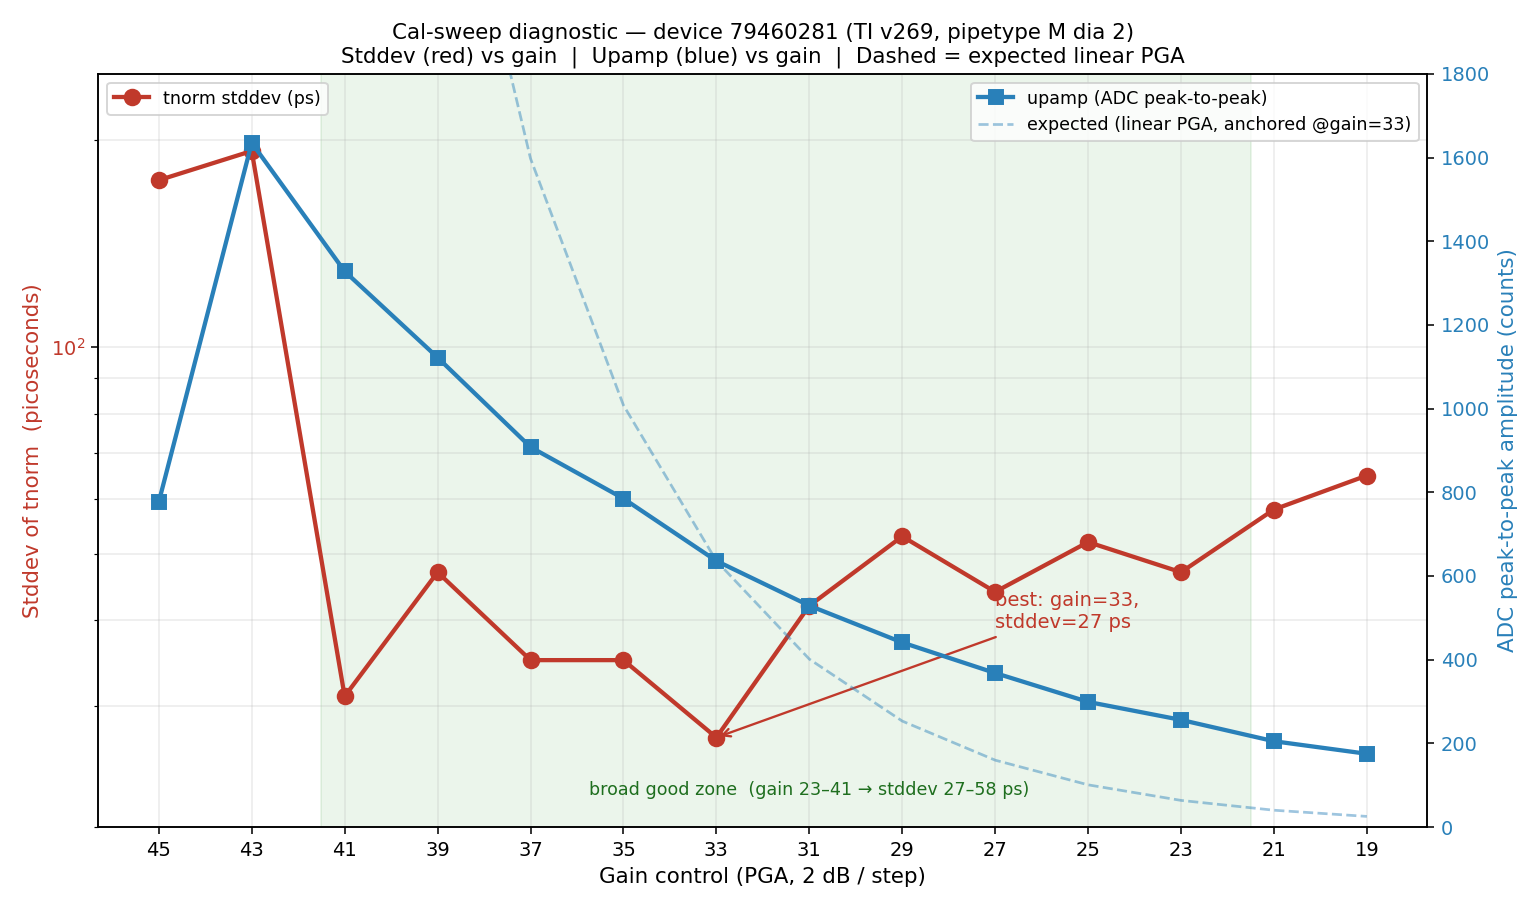

Here is the Python script that generated this plot:
"""
Plot stddev-vs-gain and upamp-vs-gain from the 2026-05-30 bench log
(device 79460281, pipetype M dia 2, blank 35us, TI v269).

Stddev mapping caveat: INFO packets report duneInfo.tnormStddev = stddev of the
PREVIOUS step (the one just finished), because cal.c sets tnormStddev BEFORE
apply_gain steps down. So "gain=43 stddev=175" means stddev at gain=45 was 175.
The table below is corrected — gain column = the gain that produced the stddev.

upamp is per-aggregate (set by dunePostMeas after every USS measurement) so
its gain alignment is direct: upamp values at "gain=X" in INFO are at gain X.
"""

import matplotlib.pyplot as plt
import numpy as np

# (gain, stddev_ps, upamp_avg)
# upamp_avg = average of stable upamp readings observed at that gain
# Initial-transient upamp samples (right after apply_gain) excluded where obvious.
data = [
    (45, 175,  777),
    (43, 193, 1635),   # avg of 1627, 1643
    (41,  31, 1328),   # avg of 1333, 1322
    (39,  47, 1122),   # avg of 1123, 1123, 1119
    (37,  35,  908),   # avg of 912, 903
    (35,  35,  785),   # avg of 788, 784, 782
    (33,  27,  636),   # avg of 636, 637 (later metering: 628, 625, 630, 641 ≈ 631)
    (31,  42,  529),   # avg of 528, 530 (631 looked like transient from gain=33)
    (29,  53,  441),   # avg of 442, 442, 440
    (27,  44,  368),   # avg of 367, 367, 368 (439 was transient)
    (25,  52,  299),
    (23,  47,  256),
    (21,  58,  205),
    (19,  65,  175),
    # gain=17 stddev not observed (sweep ended before INFO captured it)
    # (17,  None, 142),
]

gains   = np.array([d[0] for d in data])
stddev  = np.array([d[1] for d in data])
upamp   = np.array([d[2] for d in data])
best_gain   = 33
best_stddev = 27

fig, ax1 = plt.subplots(figsize=(11, 6.5))

color_sd = '#c0392b'
color_up = '#2980b9'

# Stddev (left axis)
ax1.plot(gains, stddev, '-o', color=color_sd, linewidth=2.2, markersize=8,
         label='tnorm stddev (ps)')
ax1.set_xlabel('Gain control (PGA, 2 dB / step)', fontsize=11)
ax1.set_ylabel('Stddev of tnorm  (picoseconds)', color=color_sd, fontsize=11)
ax1.tick_params(axis='y', labelcolor=color_sd)
ax1.set_yscale('log')
ax1.set_ylim(20, 250)
ax1.grid(True, which='both', alpha=0.25)
ax1.set_xticks(gains)
ax1.invert_xaxis()   # high gain on left so the "saturation cliff" sits on the left

# Annotate best gain
ax1.annotate(f'best: gain={best_gain},\nstddev={best_stddev} ps',
             xy=(best_gain, best_stddev),
             xytext=(best_gain - 6, best_stddev + 12),
             fontsize=10, color=color_sd,
             arrowprops=dict(arrowstyle='->', color=color_sd, lw=1.2))

# Shade the "good zone"
ax1.axvspan(41.5, 21.5, alpha=0.08, color='green')
ax1.text(31, 22, 'broad good zone  (gain 23–41 → stddev 27–58 ps)',
         color='#1e6e1e', fontsize=9, ha='center', va='bottom')

# Upamp (right axis)
ax2 = ax1.twinx()
ax2.plot(gains, upamp, '-s', color=color_up, linewidth=2.2, markersize=7,
         label='upamp (ADC peak-to-peak)')
ax2.set_ylabel('ADC peak-to-peak amplitude (counts)', color=color_up, fontsize=11)
ax2.tick_params(axis='y', labelcolor=color_up)
ax2.set_ylim(0, 1800)

# Saturation/compression call-out on upamp
expected_ratio_dB = 2.0  # each gain step = 2 dB voltage
# Use gain=33 (636 counts) as the linear anchor; project up from there.
anchor_g, anchor_a = 33, 636
projected = anchor_a * 10 ** ((gains - anchor_g) * expected_ratio_dB / 20.0)
ax2.plot(gains, projected, '--', color=color_up, alpha=0.45, linewidth=1.4,
         label='expected (linear PGA, anchored @gain=33)')

# Legends
ax1.legend(loc='upper left', fontsize=9)
ax2.legend(loc='upper right', fontsize=9)

plt.title('Cal-sweep diagnostic — device 79460281 (TI v269, pipetype M dia 2)\n'
          'Stddev (red) vs gain  |  Upamp (blue) vs gain  |  '
          'Dashed = expected linear PGA',
          fontsize=11)
fig.tight_layout()

out_png = r'C:\Users\Bruce\Documents\GitHub\cal_sweep_plot.png'
fig.savefig(out_png, dpi=140)
print(f'Saved: {out_png}')

# Also dump as ASCII for transcript readability
print('\n   gain | stddev_ps | upamp | upamp_expected_linear')
print('  ------+-----------+-------+----------------------')
for g, s, a, p in zip(gains, stddev, upamp, projected):
    print(f'   {g:3d}  |  {s:5d}    | {a:5d} | {p:8.0f}  ({100*a/p:5.1f}% of linear)')
